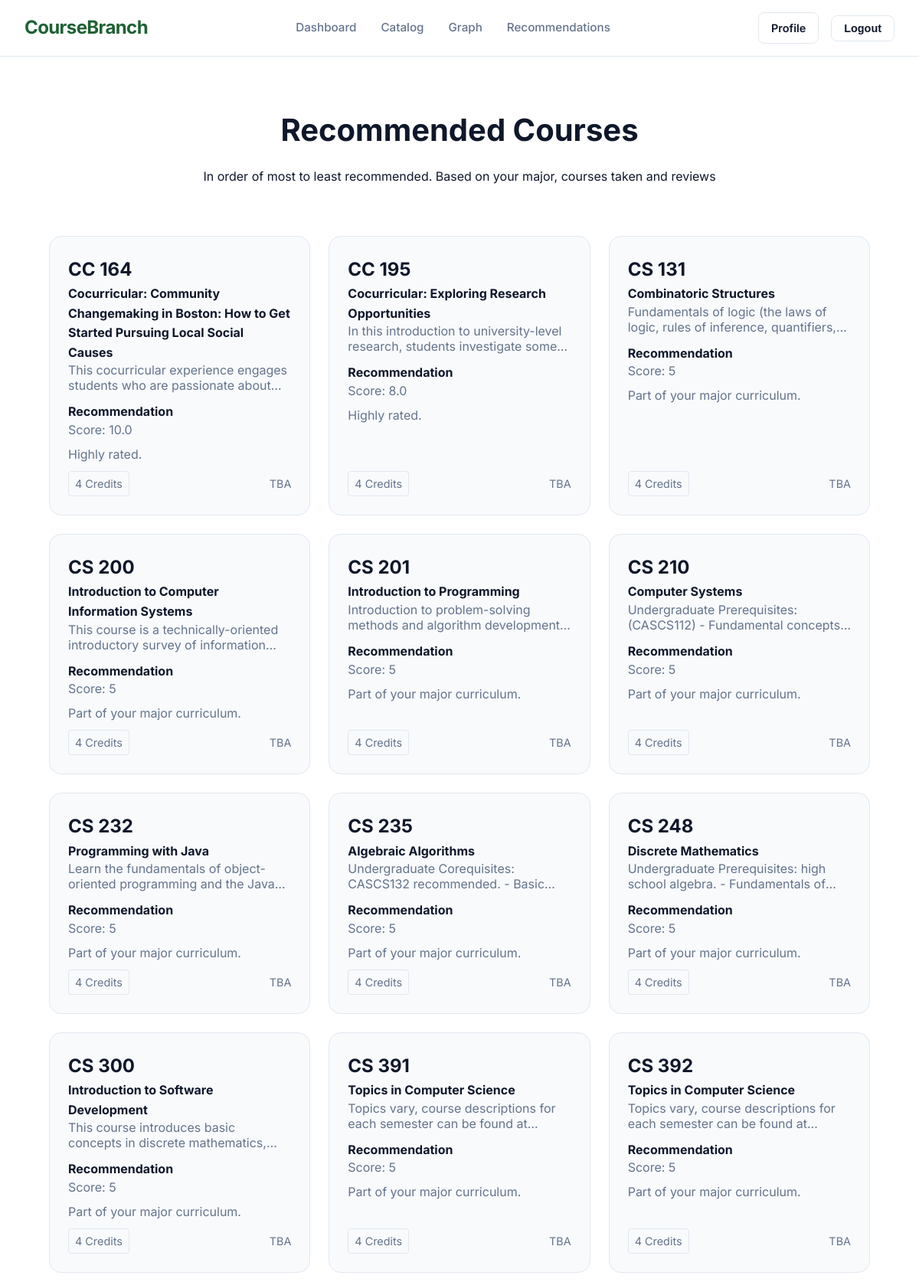
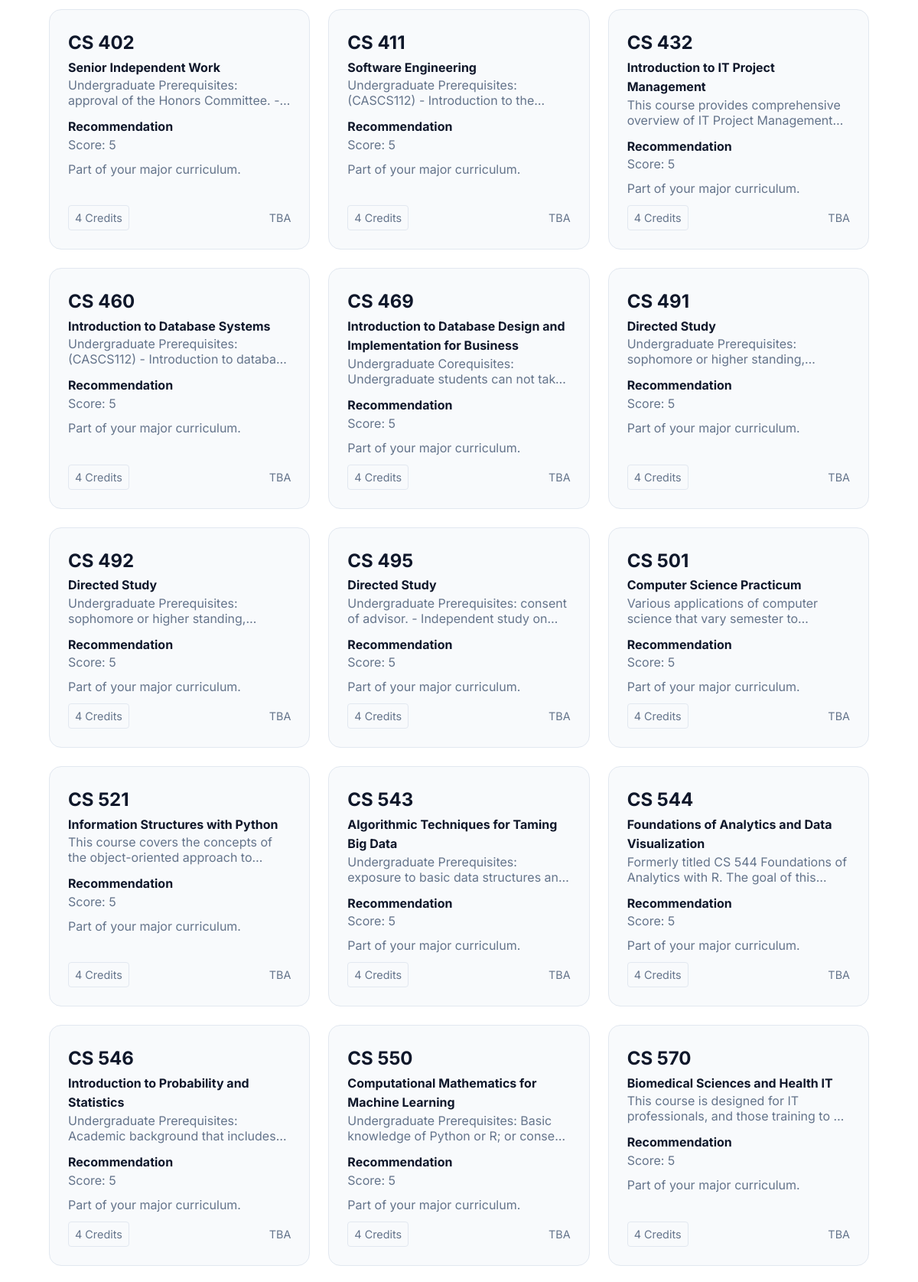
The app's page /recommendations/ (signed in, upper part) with its own data (2 pictures, top to bottom).
### catalog/models.py (models this page shows, shortened)
class Course(models.Model):
    college = models.ForeignKey(
        College, on_delete=models.CASCADE, related_name="courses"
    )
    code = models.CharField(max_length=20, unique=True)
    name = models.CharField(max_length=200)
    description = models.TextField()
    instructor = models.CharField(max_length=100)
    credits = models.IntegerField()
    prerequisites = models.ManyToManyField(
        'self',
        symmetrical=False,
        blank=True,
        related_name='required_for'
    )
    def average_rating(self):
        return self.reviews.aggregate(avg=Avg("rating"))["avg"] or 0

### recommendations/views.py (the view)
# urls.py: path('recommendations/', include('recommendations.urls')),
@login_required
def recommendations(request):
    recs = recommend_courses_for_user(request.user)
    return render(request, "recommendations/recommendations.html", {
        "recs": recs
    })

### accounts/utils.py (called while the page is built, shortened)
def get_major_requirements(major_name, college_name=None):
    if not major_name:
        return None
    json_path = os.path.join(settings.BASE_DIR, 'bu_majors.json')
    if not os.path.exists(json_path):
        return None

### recommendations/views.py (called while the page is built)
def fix_code(code):
        parts = code.strip().upper().split()
        if len(parts) >= 3:
            return f"{parts[1]} {parts[2]}"
        elif len(parts) == 2:
            return f"{parts[0]} {parts[1]}"
        return code.strip().upper()

### recommendations/templates/recommendations/recommendations.html (shortened to what this page needs)
{% extends 'base.html' %}
{% load static %}
{% block extra_css %}
<link rel="stylesheet" href="{% static 'css/catalog.css' %}">
<link rel="stylesheet" href="{% static 'css/catalog-pages.css' %}">
{% endblock %}
{% block content %}
<div class="catalog-container">
    <div class="catalog-header">
        <h1>Recommended Courses</h1>
        <p>In order of most to least recommended. Based on your major, courses taken and reviews</p>
    <div class="features-grid">
        {% for rec in recs %}
        <div class="feature-card catalog-course-card" onclick="window.location.href='{% url 'course_detail' rec.course.code %}?filter={{ filter_type }}&q={{ search_query|urlencode }}'">
            <div class="course-header">
                <h3>{{ rec.course.code }}</h3>
            </div>
            <h4>{{ rec.course.name }}</h4>
            <p>{{ rec.course.description|truncatewords:20 }}</p>
            <h4>Recommendation</h4>
            <p>Score: {{ rec.score }}</p>
            <p>{{ rec.reason }}</p>
            <div class="course-meta">
                <span class="badge">{{ rec.course.credits }} Credits</span>
                <span class="instructor">{{ rec.course.instructor }}</span>
            </div>
        </div>
        {% endfor %}
    </div>
</div>
{% endblock %}

### static/css/variables.css (style rules this page uses)
:root { --dark-emerald: #1e6133; --periwinkle: #d8dcff; --dark-wine: #7b2d26; --primary-color: var(--dark-emerald); --primary-hover: #145028; --secondary-color: var(--dark-wine); --accent-color: var(--periwinkle); --background-color: #ffffff; --surface-color: #f8fafc; --text-color: #0f172a; --text-muted: #64748b; --border-color: #e2e8f0; --font-main: 'Inter', sans-serif; --shadow-sm: 0 1px 2px 0 rgb(0 0 0 / 0.05); --shadow-md: 0 4px 6px -1px rgb(0 0 0 / 0.1), 0 2px 4px -2px rgb(0 0 0 / 0.1); --shadow-lg: 0 10px 15px -3px rgb(0 0 0 / 0.1), 0 4px 6px -4px rgb(0 0 0 / 0.1); --graph-bg: #0f172a; --graph-legend-bg: #ffffff; --graph-node-default: #64748b; --graph-node-selected: #a855f7; --graph-node-completed: #10b981; --graph-node-completed-border: #15803d; --graph-node-incomplete: #fbbf24; --graph-node-incomplete-border: #f59e0b; --graph-node-required: #e74c3c; --graph-node-required-border: #c0392b; --graph-node-text: #0f172a; --graph-node-border: #475569; --graph-edge-color: #94a3b8; --graph-edge-highlight: #0ea5e9; --graph-boundary-color: #8b5cf6; --graph-boundary-bg: rgba(139, 92, 246, 0.08); --graph-muted-node: #94a3b8; }

### static/css/style.css (style rules this page uses)
* { box-sizing: border-box; margin: 0; padding: 0; }
body { font-family: var(--font-main); background-color: var(--background-color); color: var(--text-color); line-height: 1.6; min-height: 100vh; display: flex; flex-direction: column; }
.features-grid { display: grid; grid-template-columns: repeat(auto-fit, minmax(300px, 1fr)); gap: 2rem; margin-top: 4rem; }
.feature-card { background-color: var(--surface-color); border: 1px solid var(--border-color); border-radius: 1rem; padding: 2rem; transition: transform 0.2s, border-color 0.2s; }
.feature-card h3 { font-size: 1.5rem; margin-bottom: 1rem; color: var(--text-color); }
.feature-card p { color: var(--text-muted); }

### static/css/catalog.css (style rules this page uses)
.catalog-container { max-width: 1200px; margin: 0 auto; padding: 2rem; }
.catalog-header { text-align: center; margin-bottom: 3rem; }
.catalog-header h1 { font-size: 2.5rem; margin-bottom: 1rem; color: var(--text-color); }
.course-header { display: flex; justify-content: space-between; align-items: center; margin: 3; }
.course-header h3, .course-header button { margin: 0; }
.course-meta { margin-top: 1rem; display: flex; justify-content: space-between; align-items: center; font-size: 0.9rem; color: var(--text-muted); }
.badge { background-color: var(--surface-color); border: 1px solid var(--border-color); padding: 0.25rem 0.5rem; border-radius: 0.25rem; }
.feature-card p { display: -webkit-box; -webkit-line-clamp: 2; -webkit-box-orient: vertical; overflow: hidden; text-overflow: ellipsis; max-height: 2.5em; line-height: 1.25em; }

### static/css/catalog-pages.css (style rules this page uses)
.catalog-course-card { cursor: pointer; }

### recommendations/templates/recommendations/recommendations.html (style rules this page uses)
.features-grid { display: grid; grid-template-columns: repeat(auto-fit, minmax(280px, 1fr)); gap: 1.5rem; grid-auto-rows: auto; }
.catalog-course-card { text-align: left !important; display: flex; flex-direction: column; align-items: flex-start; padding: 1.5rem; height: auto !important; min-height: auto !important; overflow: visible !important; border-radius: 16px; }
.catalog-course-card .course-header, .catalog-course-card h3, .catalog-course-card h4, .catalog-course-card p { text-align: left !important; width: 100%; }
.catalog-course-card p { margin-bottom: 0.75rem; flex-grow: 0; }
.course-meta { margin-top: auto; display: flex; justify-content: space-between; width: 100%; }
.feature-card.catalog-course-card { height: 100%; }

### records on screen
Course: course.code "CC 164", course.name "Cocurricular: Community Changemaking in Boston: How to Get Started Pursuing Local Social Causes", course.description "This cocurricular experience engages students who are passionate…", score "10.0", reason "Highly rated.", course.credits "4", course.instructor "TBA"
Course: course.code "CC 195", course.name "Cocurricular: Exploring Research Opportunities", course.description "In this introduction to university-level research, students investigate…", score "8.0", reason "Highly rated.", course.credits "4", course.instructor "TBA"
Course: course.code "CS 131", course.name "Combinatoric Structures", course.description "Fundamentals of logic (the laws of logic, rules of inference,…", score "5", reason "Part of your major curriculum.", course.credits "4", course.instructor "TBA"
Course: course.code "CS 210", course.name "Computer Systems", course.description "Undergraduate Prerequisites: (CASCS112) - Fundamental…", score "5", reason "Part of your major curriculum.", course.credits "4", course.instructor "TBA"
Course: course.code "CS 235", course.name "Algebraic Algorithms", course.description "Undergraduate Corequisites: CASCS132 recommended. -…", score "5", reason "Part of your major curriculum.", course.credits "4", course.instructor "TBA"
Course: course.code "CS 391", course.name "Topics in Computer Science", course.description "Topics vary, course descriptions for each semester can be found…", score "5", reason "Part of your major curriculum.", course.credits "4", course.instructor "TBA"
Course: course.code "CS 392", course.name "Topics in Computer Science", course.description "Topics vary, course descriptions for each semester can be found…", score "5", reason "Part of your major curriculum.", course.credits "4", course.instructor "TBA"
Course: course.code "CS 402", course.name "Senior Independent Work", course.description "Undergraduate Prerequisites: approval of the Honors Committee.…", score "5", reason "Part of your major curriculum.", course.credits "4", course.instructor "TBA"
Course: course.code "CS 411", course.name "Software Engineering", course.description "Undergraduate Prerequisites: (CASCS112) - Introduction to…", score "5", reason "Part of your major curriculum.", course.credits "4", course.instructor "TBA"
Course: course.code "CS 460", course.name "Introduction to Database Systems", course.description "Undergraduate Prerequisites: (CASCS112) - Introduction to…", score "5", reason "Part of your major curriculum.", course.credits "4", course.instructor "TBA"
Course: course.code "CS 491", course.name "Directed Study", course.description "Undergraduate Prerequisites: sophomore or higher…", score "5", reason "Part of your major curriculum.", course.credits "4", course.instructor "TBA"
Course: course.code "CS 492", course.name "Directed Study", course.description "Undergraduate Prerequisites: sophomore or higher…", score "5", reason "Part of your major curriculum.", course.credits "4", course.instructor "TBA"
Course: course.code "CS 501", course.name "Computer Science Practicum", course.description "Various applications of computer science that vary semester…", score "5", reason "Part of your major curriculum.", course.credits "4", course.instructor "TBA"
Course: course.code "CS 543", course.name "Algorithmic Techniques for Taming Big Data", course.description "Undergraduate Prerequisites: exposure to basic data structures…", score "5", reason "Part of your major curriculum.", course.credits "4", course.instructor "TBA"
